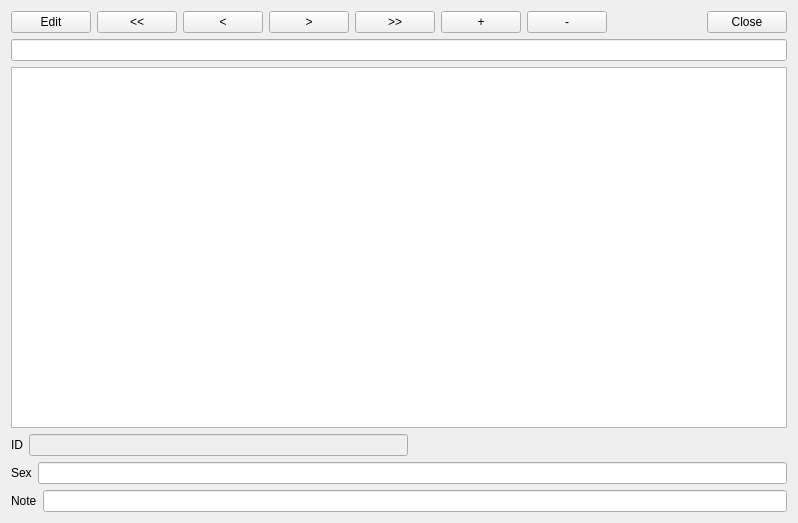
<?xml version="1.0" encoding="UTF-8"?>
<ui version="4.0">
 <class>EditSexForm</class>
 <widget class="QWidget" name="EditSexForm">
  <property name="geometry">
   <rect>
    <x>0</x>
    <y>0</y>
    <width>798</width>
    <height>523</height>
   </rect>
  </property>
  <property name="windowTitle">
   <string>Form</string>
  </property>
  <layout class="QVBoxLayout" name="verticalLayout_2">
   <item>
    <layout class="QHBoxLayout" name="horizontalLayout">
     <item>
      <widget class="QPushButton" name="pushButtonEdit">
       <property name="text">
        <string>Edit</string>
       </property>
      </widget>
     </item>
     <item>
      <widget class="QPushButton" name="pushButton_First">
       <property name="text">
        <string>&lt;&lt;</string>
       </property>
      </widget>
     </item>
     <item>
      <widget class="QPushButton" name="pushButton_Previous">
       <property name="text">
        <string>&lt;</string>
       </property>
      </widget>
     </item>
     <item>
      <widget class="QPushButton" name="pushButton_Next">
       <property name="text">
        <string>&gt;</string>
       </property>
       <property name="autoDefault">
        <bool>true</bool>
       </property>
      </widget>
     </item>
     <item>
      <widget class="QPushButton" name="pushButton_Last">
       <property name="text">
        <string>&gt;&gt;</string>
       </property>
      </widget>
     </item>
     <item>
      <widget class="QPushButton" name="pushButton_Add">
       <property name="tabletTracking">
        <bool>false</bool>
       </property>
       <property name="focusPolicy">
        <enum>Qt::NoFocus</enum>
       </property>
       <property name="text">
        <string>+</string>
       </property>
       <property name="checkable">
        <bool>false</bool>
       </property>
      </widget>
     </item>
     <item>
      <widget class="QPushButton" name="pushButton_2">
       <property name="focusPolicy">
        <enum>Qt::NoFocus</enum>
       </property>
       <property name="text">
        <string>-</string>
       </property>
      </widget>
     </item>
     <item>
      <spacer name="horizontalSpacer">
       <property name="orientation">
        <enum>Qt::Horizontal</enum>
       </property>
       <property name="sizeHint" stdset="0">
        <size>
         <width>40</width>
         <height>20</height>
        </size>
       </property>
      </spacer>
     </item>
     <item>
      <widget class="QPushButton" name="pushButton_Close">
       <property name="focusPolicy">
        <enum>Qt::ClickFocus</enum>
       </property>
       <property name="text">
        <string>Close</string>
       </property>
       <property name="autoDefault">
        <bool>false</bool>
       </property>
      </widget>
     </item>
    </layout>
   </item>
   <item>
    <widget class="QLineEdit" name="lineEdit_FLT"/>
   </item>
   <item>
    <layout class="QVBoxLayout" name="verticalLayout">
     <item>
      <widget class="QTableView" name="tableView"/>
     </item>
     <item>
      <layout class="QHBoxLayout" name="horizontalLayout_2">
       <item>
        <widget class="QLabel" name="label">
         <property name="text">
          <string>ID</string>
         </property>
        </widget>
       </item>
       <item>
        <widget class="QLineEdit" name="lineEdit_ID">
         <property name="enabled">
          <bool>false</bool>
         </property>
        </widget>
       </item>
       <item>
        <spacer name="horizontalSpacer_2">
         <property name="orientation">
          <enum>Qt::Horizontal</enum>
         </property>
         <property name="sizeHint" stdset="0">
          <size>
           <width>40</width>
           <height>20</height>
          </size>
         </property>
        </spacer>
       </item>
      </layout>
     </item>
     <item>
      <layout class="QHBoxLayout" name="horizontalLayout_3">
       <item>
        <widget class="QLabel" name="label_2">
         <property name="text">
          <string>Sex</string>
         </property>
        </widget>
       </item>
       <item>
        <widget class="QLineEdit" name="lineEdit_Name"/>
       </item>
      </layout>
     </item>
     <item>
      <layout class="QHBoxLayout" name="horizontalLayout_4">
       <item>
        <widget class="QLabel" name="label_3">
         <property name="text">
          <string>Note</string>
         </property>
        </widget>
       </item>
       <item>
        <widget class="QLineEdit" name="lineEdit_Note"/>
       </item>
      </layout>
     </item>
    </layout>
   </item>
  </layout>
 </widget>
 <tabstops>
  <tabstop>lineEdit_Name</tabstop>
  <tabstop>lineEdit_Note</tabstop>
  <tabstop>lineEdit_ID</tabstop>
  <tabstop>pushButton_Close</tabstop>
  <tabstop>pushButton_Add</tabstop>
  <tabstop>pushButton_2</tabstop>
 </tabstops>
 <resources/>
 <connections/>
</ui>
